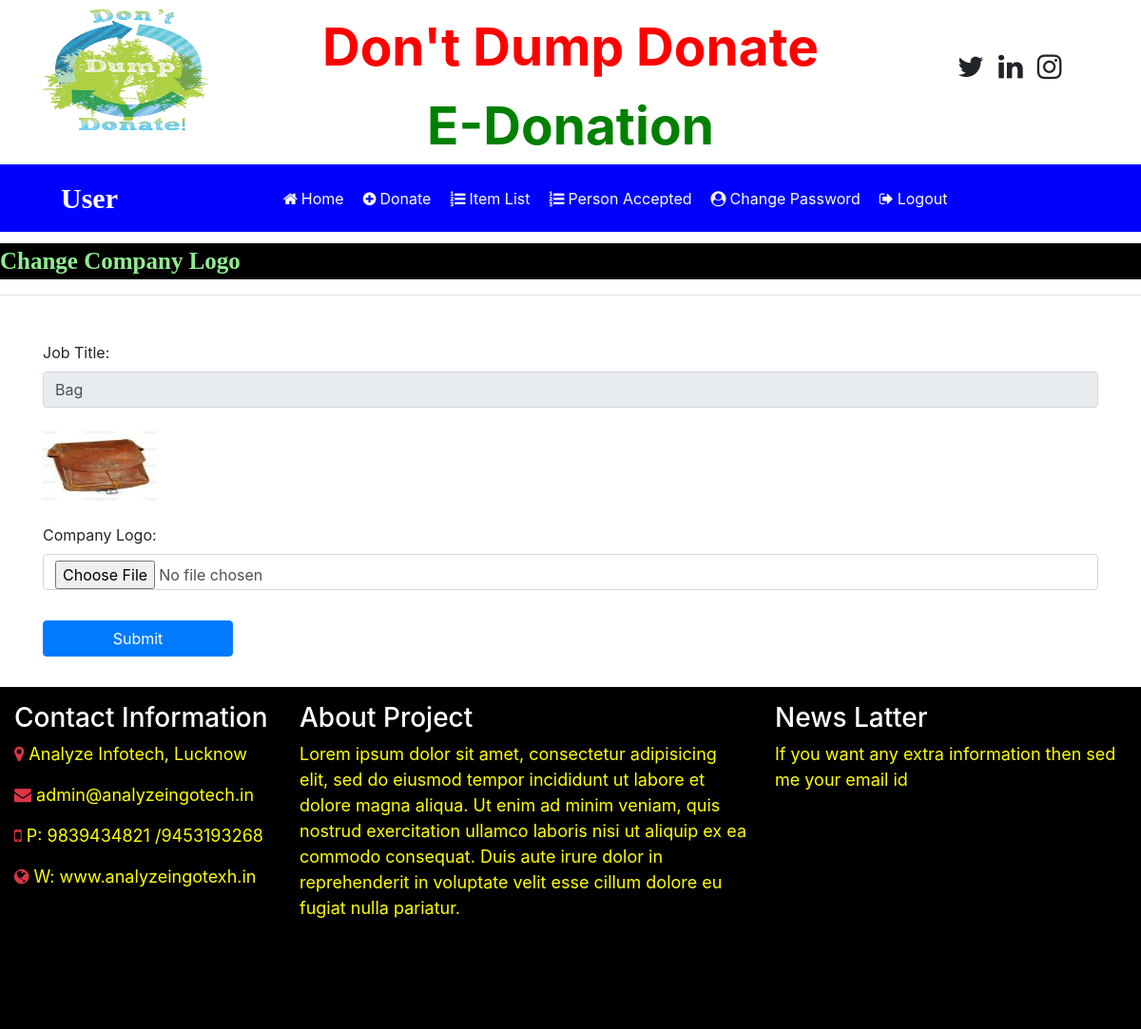
Page /change_companylogo/6 (signed in) on the committed database.
### job/models.py (models this page shows, shortened)
class Job(models.Model):
    recuiter = models.ForeignKey(Recuiter,on_delete=models.CASCADE)
    start_date = models.CharField(max_length=40,null=True)
    end_date = models.CharField(max_length=40,null=True)
    title = models.CharField(max_length=100)
    salary = models.CharField(max_length=20)
    image = models.FileField()
    experience = models.CharField(max_length=50)
    location = models.CharField(max_length=100)

### job/views.py (the view, shortened to what this page needs)
# urls.py: path('change_companylogo/<int:pid>',change_companylogo,name="change_companylogo"),
def change_companylogo(request,pid):
    if not request.user.is_authenticated:
        return redirect('admin_login')
    error=""
    job = Job.objects.get(id=pid)
    d = {'error': error,'job':job}
    return render(request,'change_companylogo.html',d)

### job/templates/change_companylogo.html (shortened to what this page needs)
{% load static %}
{% block body %}
{% include 'recuiter_navigation.html' %}
<marquee behavior="alternate" style="font-family: 'Monotype Corsiva'; font-size:25px; color:lightgreen; background-color:black; font-weight:bold; margin-top:1%">
   Change Company Logo
</marquee>
<hr>
<form class="container mt-5" method="post" enctype="multipart/form-data">
    <div class="form-row">
        <div class="form-group col-md-12" >
            <label>Job Title:</label>
            <input type="text" readonly class="form-control" name="jobtitle" value="{{job.title}}" required>
        </div>
    </div>
    <div class="form-row">
        <div class="form-group col-md-12" >
            <img src="{{job.image.url}}" width="120" height="90">
        </div>
    </div>
    <div class="form-row">
        <div class="form-group col-md-12" >
            <label>Company Logo:</label>
            <input type="file" class="form-control" name="logo" value="{{job.location}}" required>
        </div>
    </div>
<input type="submit" value="Submit" class="btn btn-primary my-3" style="width:200px">
</form>
{% include 'footer.html' %}
{% endblock %}

### job/templates/recuiter_navigation.html (shortened to what this page needs)
<html>
<head>
    {% load static %}
  <link rel="stylesheet" href="https://maxcdn.bootstrapcdn.com/bootstrap/4.5.2/css/bootstrap.min.css">
 <link rel="stylesheet" href="https://cdnjs.cloudflare.com/ajax/libs/font-awesome/4.7.0/css/font-awesome.min.css">
</head>
<body>
<div class="container">
    <div class="row">
        <div class="col-sm-3 ">
                  <img src="{% static 'images/aa3.jpg' %}" width="180px" height="150px">
        </div>
        <div class="col-sm-6 mt-2 text-center">
<center>
                  <span style="font-weight: bold; font-size:55px">
                        <span style="color:red">Don't Dump Donate</span>
                        <span style="color:green">E-Donation</span>
                  </span>
</center>
        </div>
        <div class="col-sm-3 mt-5" style="padding-left:10%">
            <span style="font-weight:bold ; font-size:30px">
                <span><i class="fa fa-twitter pl-2"></i></span>
                <span><i class="fa fa-linkedin pl-2"></i></span>
                <span><i class="fa fa-instagram pl-2"></i></span>
            </span>
        </div>
    </div>
</div>
<nav class="navbar navbar-expand-sm" style="background-color:blue">
    <a class="navbar-brand text-white pl-5 font-weight-bold" style="font-family:'Mv Boli'; font-size:30px">{{request.user.first_name}}</a>
<ul class="navbar-nav">
    <li class="nav-item">
        <a class="nav-link" href="{% url 'recuiter_home' %}" style="margin-left:150px"><i class="fa fa-home mr-1"></i>Home</a>
    </li>
    <li class="nav-item">
        <a class="nav-link" href="{% url 'add_job' %}"><i class="fa fa-plus-circle mr-1"></i>Donate</a>
    </li>
    <li class="nav-item">
        <a class="nav-link" href="{% url 'job_list' %}"><i class="fa fa-list-ol mr-1"></i>Item List</a>
    </li>
    <li class="nav-item">
        <a class="nav-link" href="{% url 'applyed_condidate' %}"><i class="fa fa-list-ol mr-1"></i>Person Accepted</a>
    </li>
    <li class="nav-item">
        <a class="nav-link" href="{% url 'change_passwordrecuiter' %}"><i class="fa fa-user-circle mr-1"></i>Change Password</a>
    </li>
    <li class="nav-item">
        <a class="nav-link" href="{% url 'logout' %}"><i class="fa fa-sign-out mr-1"></i>Logout</a>
    </li>
</ul>
</nav>
</body>
</html>

### job/templates/recuiter_navigation.html (style rules this page uses)
.nav-link { color:white !important; margin-right: 4px }

### rows in the picture
Job: jobtitle "Bag", image (picture)

### other values in the picture
{{ request.user.first_name }} "User"
